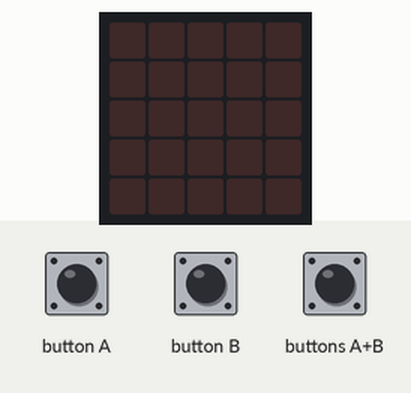
Recording of a program running on a simulated BBC micro:bit (MakeCode). Shown: the board's 5×5 LED display. Inputs (shaded band) come from the test bench.

Above: at 1.2 s.
1.3 s: buttons A+B pressed for 0.15 s
At 2.6 s:
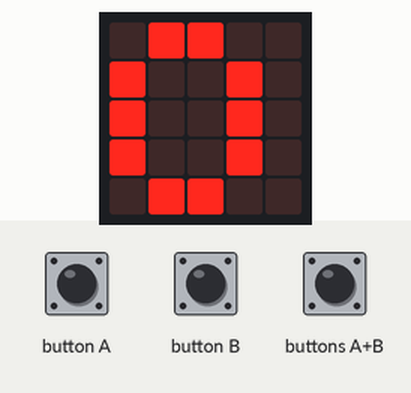
2.9 s: button A pressed for 0.15 s
At 4.0 s:
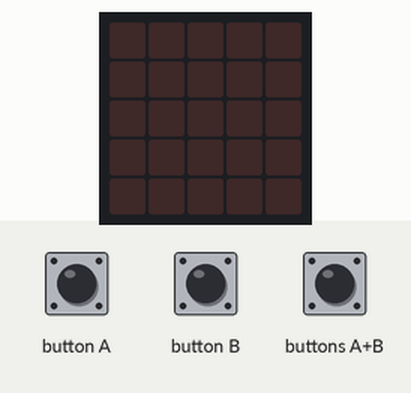
4.5 s: buttons A+B pressed for 1 s
At 6.4 s:
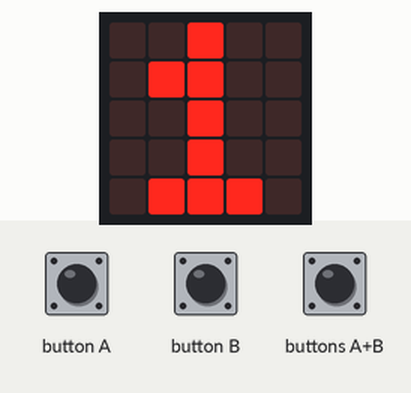
7.0 s: button B pressed for 0.15 s
At 8.3 s:
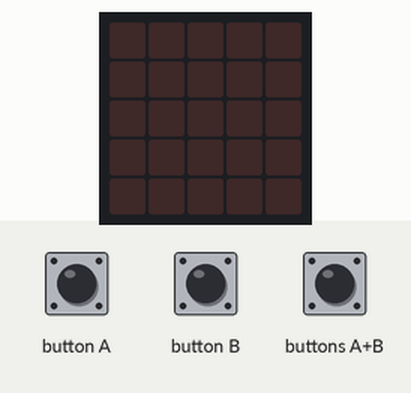
Timing chart, 0 to 9.6 s (numbered marks = the images above; inputs shaded):
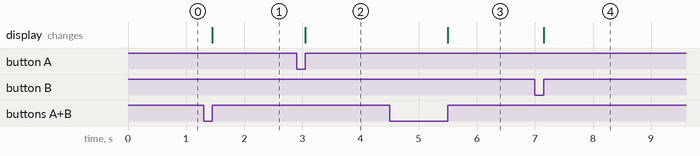

The program:

main.ts
```typescript
input.onButtonPressed(Button.A, function () {
    basic.clearScreen()
    contador += 1
})
input.onButtonPressed(Button.AB, function () {
    basic.showNumber(contador)
})
input.onButtonPressed(Button.B, function () {
    basic.clearScreen()
    contador += -1
})
let contador = 0
contador = 0
```

test.ts
```typescript
// aquí va el archivo "tests"; esto no se compilará cuando este paquete se utilice como una extensión.
```

Measured:
- after the input at 1.3 s, the display: changes after 0.15 s (image 1)
- after the input at 2.9 s, the display: changes after 0.15 s (image 2)
- after the input at 4.5 s, the display: changes after 1.0 s (image 3)
- after the input at 7.0 s, the display: changes after 0.15 s (image 4)
